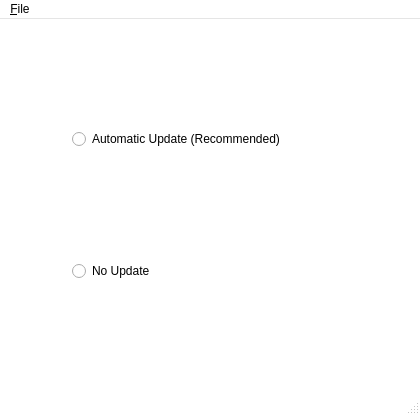
<?xml version="1.0" encoding="UTF-8"?>
<ui version="4.0">
 <class>CADI</class>
 <widget class="QMainWindow" name="CADI">
  <property name="geometry">
   <rect>
    <x>0</x>
    <y>0</y>
    <width>420</width>
    <height>415</height>
   </rect>
  </property>
  <property name="minimumSize">
   <size>
    <width>420</width>
    <height>415</height>
   </size>
  </property>
  <property name="maximumSize">
   <size>
    <width>420</width>
    <height>415</height>
   </size>
  </property>
  <property name="palette">
   <palette>
    <active>
     <colorrole role="Base">
      <brush brushstyle="SolidPattern">
       <color alpha="255">
        <red>255</red>
        <green>255</green>
        <blue>255</blue>
       </color>
      </brush>
     </colorrole>
     <colorrole role="Window">
      <brush brushstyle="SolidPattern">
       <color alpha="255">
        <red>255</red>
        <green>255</green>
        <blue>255</blue>
       </color>
      </brush>
     </colorrole>
    </active>
    <inactive>
     <colorrole role="Base">
      <brush brushstyle="SolidPattern">
       <color alpha="255">
        <red>255</red>
        <green>255</green>
        <blue>255</blue>
       </color>
      </brush>
     </colorrole>
     <colorrole role="Window">
      <brush brushstyle="SolidPattern">
       <color alpha="255">
        <red>255</red>
        <green>255</green>
        <blue>255</blue>
       </color>
      </brush>
     </colorrole>
    </inactive>
    <disabled>
     <colorrole role="Base">
      <brush brushstyle="SolidPattern">
       <color alpha="255">
        <red>255</red>
        <green>255</green>
        <blue>255</blue>
       </color>
      </brush>
     </colorrole>
     <colorrole role="Window">
      <brush brushstyle="SolidPattern">
       <color alpha="255">
        <red>255</red>
        <green>255</green>
        <blue>255</blue>
       </color>
      </brush>
     </colorrole>
    </disabled>
   </palette>
  </property>
  <property name="windowTitle">
   <string>CADI Update</string>
  </property>
  <property name="windowIcon">
   <iconset>
    <normaloff>/usr/share/caditray/img/caditray.png</normaloff>/usr/share/caditray/img/caditray.png</iconset>
  </property>
  <widget class="QWidget" name="centralwidget">
   <layout class="QGridLayout" name="gridLayout_2">
    <item row="0" column="1">
     <widget class="QWidget" name="widget" native="true">
      <layout class="QGridLayout" name="gridLayout_5">
       <item row="0" column="2">
        <widget class="QLabel" name="label">
         <property name="maximumSize">
          <size>
           <width>128</width>
           <height>128</height>
          </size>
         </property>
         <property name="text">
          <string/>
         </property>
         <property name="pixmap">
          <pixmap>/usr/share/caditray/img/kademar.png</pixmap>
         </property>
         <property name="scaledContents">
          <bool>true</bool>
         </property>
        </widget>
       </item>
       <item row="0" column="3">
        <widget class="QLabel" name="label_7">
         <property name="text">
          <string/>
         </property>
         <property name="pixmap">
          <pixmap>/usr/share/caditray/img/bitnami-logo.png</pixmap>
         </property>
         <property name="alignment">
          <set>Qt::AlignBottom|Qt::AlignLeading|Qt::AlignLeft</set>
         </property>
        </widget>
       </item>
       <item row="0" column="1">
        <widget class="QRadioButton" name="radioButton">
         <property name="text">
          <string>Automatic Update (Recommended)</string>
         </property>
        </widget>
       </item>
       <item row="2" column="1">
        <widget class="QRadioButton" name="radioButton_3">
         <property name="text">
          <string>No Update</string>
         </property>
        </widget>
       </item>
       <item row="0" column="0">
        <widget class="QLabel" name="label_2">
         <property name="minimumSize">
          <size>
           <width>48</width>
           <height>48</height>
          </size>
         </property>
         <property name="maximumSize">
          <size>
           <width>48</width>
           <height>48</height>
          </size>
         </property>
         <property name="text">
          <string/>
         </property>
         <property name="pixmap">
          <pixmap>/usr/share/caditray/img/tick.png</pixmap>
         </property>
         <property name="scaledContents">
          <bool>true</bool>
         </property>
        </widget>
       </item>
       <item row="2" column="0">
        <widget class="QLabel" name="label_3">
         <property name="minimumSize">
          <size>
           <width>48</width>
           <height>48</height>
          </size>
         </property>
         <property name="maximumSize">
          <size>
           <width>48</width>
           <height>48</height>
          </size>
         </property>
         <property name="text">
          <string/>
         </property>
         <property name="pixmap">
          <pixmap>/usr/share/caditray/img/uninstall.png</pixmap>
         </property>
         <property name="scaledContents">
          <bool>true</bool>
         </property>
        </widget>
       </item>
      </layout>
     </widget>
    </item>
   </layout>
  </widget>
  <widget class="QMenuBar" name="menubar">
   <property name="geometry">
    <rect>
     <x>0</x>
     <y>0</y>
     <width>420</width>
     <height>21</height>
    </rect>
   </property>
   <widget class="QMenu" name="menuMenu">
    <property name="title">
     <string>&amp;File</string>
    </property>
    <addaction name="actionExit"/>
   </widget>
   <addaction name="menuMenu"/>
  </widget>
  <widget class="QStatusBar" name="statusbar"/>
  <action name="actionStop_Server">
   <property name="icon">
    <iconset>
     <normaloff>/usr/share/caditray/img/vermell_p.png</normaloff>/usr/share/caditray/img/vermell_p.png</iconset>
   </property>
   <property name="text">
    <string>S&amp;top Server</string>
   </property>
  </action>
  <action name="actionStart_Server">
   <property name="icon">
    <iconset>
     <normaloff>/usr/share/caditray/img/verd_p.png</normaloff>/usr/share/caditray/img/verd_p.png</iconset>
   </property>
   <property name="text">
    <string>&amp;Start Server</string>
   </property>
  </action>
  <action name="actionExit">
   <property name="icon">
    <iconset>
     <normaloff>/usr/share/caditray/img/exit.png</normaloff>/usr/share/caditray/img/exit.png</iconset>
   </property>
   <property name="text">
    <string>E&amp;xit</string>
   </property>
  </action>
  <action name="actionRestart_Server">
   <property name="icon">
    <iconset>
     <normaloff>/usr/share/caditray/img/taronja_p.png</normaloff>/usr/share/caditray/img/taronja_p.png</iconset>
   </property>
   <property name="text">
    <string>&amp;Restart Server</string>
   </property>
  </action>
  <action name="actionManage_Stacks">
   <property name="icon">
    <iconset>
     <normaloff>/usr/share/caditray/img/config.png</normaloff>/usr/share/caditray/img/config.png</iconset>
   </property>
   <property name="text">
    <string>&amp;Manage Stacks</string>
   </property>
  </action>
  <action name="actionOpen_Browser">
   <property name="icon">
    <iconset>
     <normaloff>/usr/share/caditray/img/browse.png</normaloff>/usr/share/caditray/img/browse.png</iconset>
   </property>
   <property name="text">
    <string>&amp;Open Browser</string>
   </property>
  </action>
  <action name="actionKademar">
   <property name="text">
    <string>kademar</string>
   </property>
  </action>
  <action name="actionKademar_2">
   <property name="text">
    <string>kademar</string>
   </property>
  </action>
  <action name="actionAdmin">
   <property name="text">
    <string>admin</string>
   </property>
  </action>
  <action name="actionOpen_File_Manger">
   <property name="icon">
    <iconset>
     <normaloff>/usr/share/caditray/img/filemanager.png</normaloff>/usr/share/caditray/img/filemanager.png</iconset>
   </property>
   <property name="text">
    <string>&amp;FTP Apps</string>
   </property>
  </action>
  <action name="actionBitnami_Documentation">
   <property name="icon">
    <iconset>
     <normaloff>/usr/share/caditray/img/bitnamistack.png</normaloff>/usr/share/caditray/img/bitnamistack.png</iconset>
   </property>
   <property name="text">
    <string>&amp;Bitnami Documentation</string>
   </property>
  </action>
  <action name="actionApache_Documentation">
   <property name="icon">
    <iconset>
     <normaloff>/usr/share/caditray/img/apache.png</normaloff>/usr/share/caditray/img/apache.png</iconset>
   </property>
   <property name="text">
    <string>&amp;Apache Documentation</string>
   </property>
  </action>
  <action name="actionIi">
   <property name="text">
    <string>ii</string>
   </property>
  </action>
  <action name="actionOl">
   <property name="text">
    <string>ol</string>
   </property>
  </action>
  <action name="actionKademar_3">
   <property name="text">
    <string>kademar</string>
   </property>
  </action>
  <action name="actionAdmin_2">
   <property name="text">
    <string>kademar</string>
   </property>
  </action>
  <action name="actionAdmin_3">
   <property name="text">
    <string>admin</string>
   </property>
  </action>
  <action name="actionMake_public_any_BitNami_Stack">
   <property name="icon">
    <iconset>
     <normaloff>/usr/share/caditray/img/bitnamistack.png</normaloff>/usr/share/caditray/img/bitnamistack.png</iconset>
   </property>
   <property name="text">
    <string>&amp;Make public any BitNami Stack</string>
   </property>
  </action>
  <action name="actionBitNami_LAMP_Stack_Readme">
   <property name="icon">
    <iconset>
     <normaloff>/usr/share/caditray/img/bitnamistack.png</normaloff>/usr/share/caditray/img/bitnamistack.png</iconset>
   </property>
   <property name="text">
    <string>BitNami &amp;LAMP Stack Readme</string>
   </property>
  </action>
  <action name="actionApps">
   <property name="icon">
    <iconset>
     <normaloff>/usr/share/caditray/img/bitnamistack.png</normaloff>/usr/share/caditray/img/bitnamistack.png</iconset>
   </property>
   <property name="text">
    <string>A&amp;pps</string>
   </property>
  </action>
  <action name="actionComponents">
   <property name="icon">
    <iconset>
     <normaloff>/usr/share/caditray/img/bitnamistack.png</normaloff>/usr/share/caditray/img/bitnamistack.png</iconset>
   </property>
   <property name="text">
    <string>&amp;Components</string>
   </property>
  </action>
  <action name="actionMultiple_instances_of_the_same_App">
   <property name="icon">
    <iconset>
     <normaloff>/usr/share/caditray/img/bitnamistack.png</normaloff>/usr/share/caditray/img/bitnamistack.png</iconset>
   </property>
   <property name="text">
    <string>Multiple &amp;instances of the same App</string>
   </property>
  </action>
  <action name="actionRoot">
   <property name="text">
    <string>root</string>
   </property>
  </action>
  <action name="actionAutostart_on_boot">
   <property name="text">
    <string>Autostart on boot</string>
   </property>
  </action>
  <action name="actionOpen_Cache_Stack">
   <property name="icon">
    <iconset>
     <normaloff>/usr/share/caditray/img/filemanager.png</normaloff>/usr/share/caditray/img/filemanager.png</iconset>
   </property>
   <property name="text">
    <string>&amp;Cache Stacks</string>
   </property>
  </action>
  <action name="actionStart_on_tray">
   <property name="text">
    <string>Start on tray</string>
   </property>
  </action>
  <action name="actionBitNami_Custom_PHP_application">
   <property name="icon">
    <iconset>
     <normaloff>/usr/share/caditray/img/bitnamistack.png</normaloff>/usr/share/caditray/img/bitnamistack.png</iconset>
   </property>
   <property name="text">
    <string>BitNami Custom PHP application</string>
   </property>
  </action>
  <action name="actionBitNami_AMP_Stacks">
   <property name="icon">
    <iconset>
     <normaloff>/usr/share/caditray/img/bitnamistack.png</normaloff>/usr/share/caditray/img/bitnamistack.png</iconset>
   </property>
   <property name="text">
    <string>BitNami AMP Stacks</string>
   </property>
  </action>
 </widget>
 <resources>
  <include location="resource.qrc"/>
 </resources>
 <connections/>
</ui>
